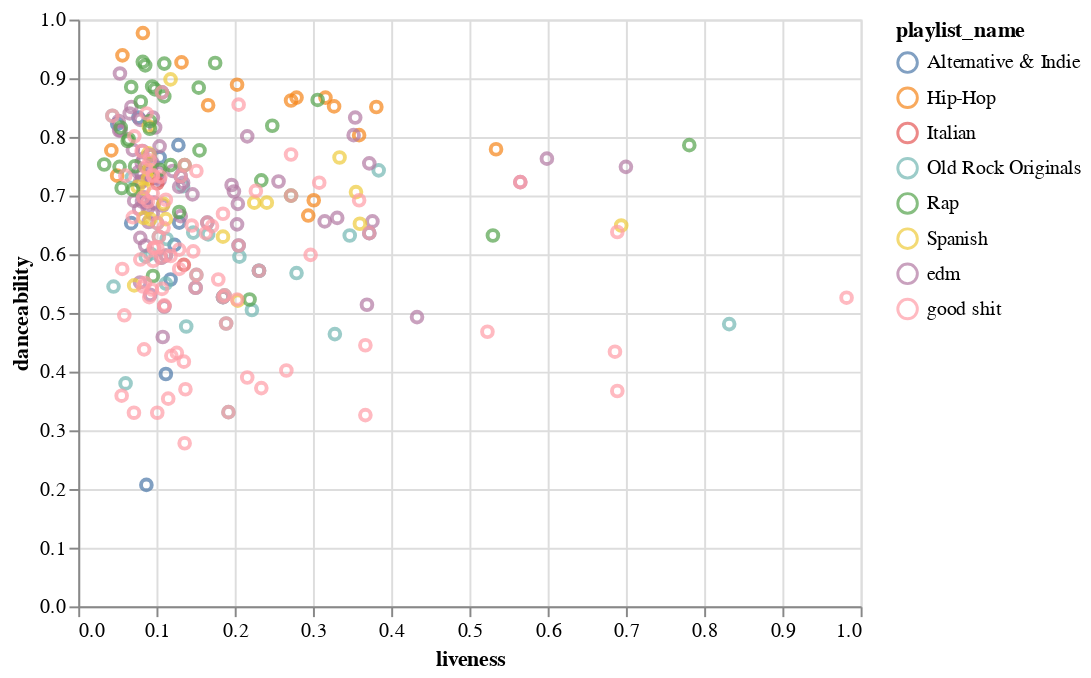

The code cell stored with this chart in its notebook:
### Markdown cell above
As you can see, our new DataFrame consists of 267 tracks – which are pretty much **all Oleh's tracks**. Using the familiar tools from Altair, we can **produce a color-coded chart** for the new collection.

Specifically, we can **color** the data points **based on the playlist** they are in:

### Code cell
alt.Chart(all_my_tracks).mark_point().encode(
    x="liveness",
    y="danceability",
    color="playlist_name"
)

### Figure 1 — Vega-Lite specification as saved in the notebook (floating-point values rounded to 4 significant figures; data arrays with more than 128 entries replaced by an {"elided": "..."} marker saying what was removed)
{"config": {"view": {"continuousWidth": 400, "continuousHeight": 300}}, "data": {"name": "data-1c6264f871e70efda0be9b3ddc41be63"}, "mark": "point", "encoding": {"color": {"type": "nominal", "field": "playlist_name"}, "x": {"type": "quantitative", "field": "liveness"}, "y": {"type": "quantitative", "field": "danceability"}}, "$schema": "https://vega.github.io/schema/vega-lite/v4.8.1.json", "datasets": {"data-1c6264f871e70efda0be9b3ddc41be63": {"elided": "267 records"}}}
